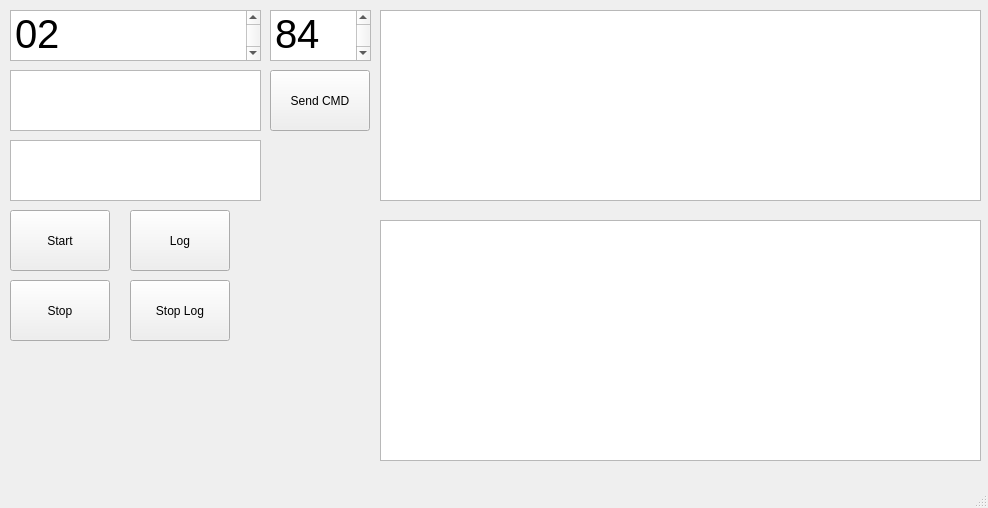
<?xml version="1.0" encoding="UTF-8"?>
<ui version="4.0">
 <class>MainWindow</class>
 <widget class="QMainWindow" name="MainWindow">
  <property name="geometry">
   <rect>
    <x>0</x>
    <y>0</y>
    <width>988</width>
    <height>508</height>
   </rect>
  </property>
  <property name="windowTitle">
   <string>MainWindow</string>
  </property>
  <widget class="QWidget" name="centralwidget">
   <widget class="QPlainTextEdit" name="plainTextEdit">
    <property name="geometry">
     <rect>
      <x>10</x>
      <y>10</y>
      <width>251</width>
      <height>51</height>
     </rect>
    </property>
    <property name="font">
     <font>
      <pointsize>30</pointsize>
     </font>
    </property>
    <property name="plainText">
     <string>192.168.1.202</string>
    </property>
   </widget>
   <widget class="QPlainTextEdit" name="plainTextEdit_2">
    <property name="geometry">
     <rect>
      <x>270</x>
      <y>10</y>
      <width>101</width>
      <height>51</height>
     </rect>
    </property>
    <property name="font">
     <font>
      <pointsize>30</pointsize>
     </font>
    </property>
    <property name="plainText">
     <string>10084</string>
    </property>
   </widget>
   <widget class="QPlainTextEdit" name="plainTextEdit_3">
    <property name="geometry">
     <rect>
      <x>10</x>
      <y>70</y>
      <width>251</width>
      <height>61</height>
     </rect>
    </property>
   </widget>
   <widget class="QPushButton" name="pushButton">
    <property name="geometry">
     <rect>
      <x>270</x>
      <y>70</y>
      <width>100</width>
      <height>61</height>
     </rect>
    </property>
    <property name="text">
     <string>Send CMD</string>
    </property>
   </widget>
   <widget class="QPlainTextEdit" name="plainTextEdit_4">
    <property name="geometry">
     <rect>
      <x>10</x>
      <y>140</y>
      <width>251</width>
      <height>61</height>
     </rect>
    </property>
   </widget>
   <widget class="QGraphicsView" name="graphicsView">
    <property name="geometry">
     <rect>
      <x>380</x>
      <y>10</y>
      <width>601</width>
      <height>191</height>
     </rect>
    </property>
    <property name="interactive">
     <bool>true</bool>
    </property>
   </widget>
   <widget class="QPushButton" name="start">
    <property name="geometry">
     <rect>
      <x>10</x>
      <y>210</y>
      <width>100</width>
      <height>61</height>
     </rect>
    </property>
    <property name="text">
     <string>Start</string>
    </property>
   </widget>
   <widget class="QPushButton" name="stop">
    <property name="geometry">
     <rect>
      <x>10</x>
      <y>280</y>
      <width>100</width>
      <height>61</height>
     </rect>
    </property>
    <property name="text">
     <string>Stop</string>
    </property>
   </widget>
   <widget class="QPushButton" name="log">
    <property name="geometry">
     <rect>
      <x>130</x>
      <y>210</y>
      <width>100</width>
      <height>61</height>
     </rect>
    </property>
    <property name="text">
     <string>Log</string>
    </property>
   </widget>
   <widget class="QPushButton" name="stop_log">
    <property name="geometry">
     <rect>
      <x>130</x>
      <y>280</y>
      <width>100</width>
      <height>61</height>
     </rect>
    </property>
    <property name="text">
     <string>Stop Log</string>
    </property>
   </widget>
   <widget class="QTableWidget" name="tableWidget">
    <property name="geometry">
     <rect>
      <x>380</x>
      <y>220</y>
      <width>601</width>
      <height>241</height>
     </rect>
    </property>
   </widget>
  </widget>
  <widget class="QMenuBar" name="menubar">
   <property name="geometry">
    <rect>
     <x>0</x>
     <y>0</y>
     <width>988</width>
     <height>37</height>
    </rect>
   </property>
  </widget>
  <widget class="QStatusBar" name="statusbar"/>
 </widget>
 <resources/>
 <connections/>
</ui>
